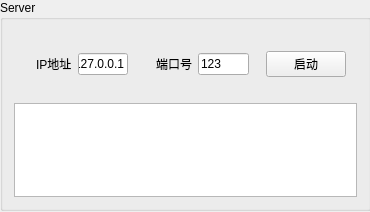
<?xml version="1.0" encoding="UTF-8"?>
<ui version="4.0">
 <class>Widget</class>
 <widget class="QWidget" name="Widget">
  <property name="geometry">
   <rect>
    <x>0</x>
    <y>0</y>
    <width>370</width>
    <height>212</height>
   </rect>
  </property>
  <property name="windowTitle">
   <string>Widget</string>
  </property>
  <widget class="QGroupBox" name="QGroupBox_4">
   <property name="geometry">
    <rect>
     <x>0</x>
     <y>0</y>
     <width>371</width>
     <height>211</height>
    </rect>
   </property>
   <property name="title">
    <string>Server</string>
   </property>
   <layout class="QVBoxLayout" name="verticalLayout">
    <item>
     <spacer name="verticalSpacer">
      <property name="orientation">
       <enum>Qt::Vertical</enum>
      </property>
      <property name="sizeHint" stdset="0">
       <size>
        <width>20</width>
        <height>40</height>
       </size>
      </property>
     </spacer>
    </item>
    <item>
     <widget class="QWidget" name="widget" native="true">
      <layout class="QHBoxLayout" name="horizontalLayout_3">
       <item>
        <widget class="QWidget" name="widget_2" native="true">
         <layout class="QHBoxLayout" name="horizontalLayout">
          <item>
           <widget class="QLabel" name="label_2">
            <property name="text">
             <string>IP地址</string>
            </property>
           </widget>
          </item>
          <item>
           <widget class="QLineEdit" name="IPText">
            <property name="maximumSize">
             <size>
              <width>91</width>
              <height>22</height>
             </size>
            </property>
            <property name="text">
             <string>127.0.0.1</string>
            </property>
           </widget>
          </item>
         </layout>
        </widget>
       </item>
       <item>
        <widget class="QWidget" name="widget_3" native="true">
         <layout class="QHBoxLayout" name="horizontalLayout_2">
          <item>
           <widget class="QLabel" name="label">
            <property name="text">
             <string>端口号</string>
            </property>
           </widget>
          </item>
          <item>
           <widget class="QLineEdit" name="PortText">
            <property name="maximumSize">
             <size>
              <width>91</width>
              <height>22</height>
             </size>
            </property>
            <property name="text">
             <string>123</string>
            </property>
           </widget>
          </item>
         </layout>
        </widget>
       </item>
       <item>
        <widget class="QPushButton" name="StartButton">
         <property name="text">
          <string>启动</string>
         </property>
        </widget>
       </item>
      </layout>
     </widget>
    </item>
    <item>
     <widget class="QTextEdit" name="ShowMessageText">
      <property name="enabled">
       <bool>true</bool>
      </property>
      <property name="readOnly">
       <bool>true</bool>
      </property>
     </widget>
    </item>
   </layout>
  </widget>
 </widget>
 <layoutdefault spacing="6" margin="11"/>
 <resources/>
 <connections/>
</ui>
